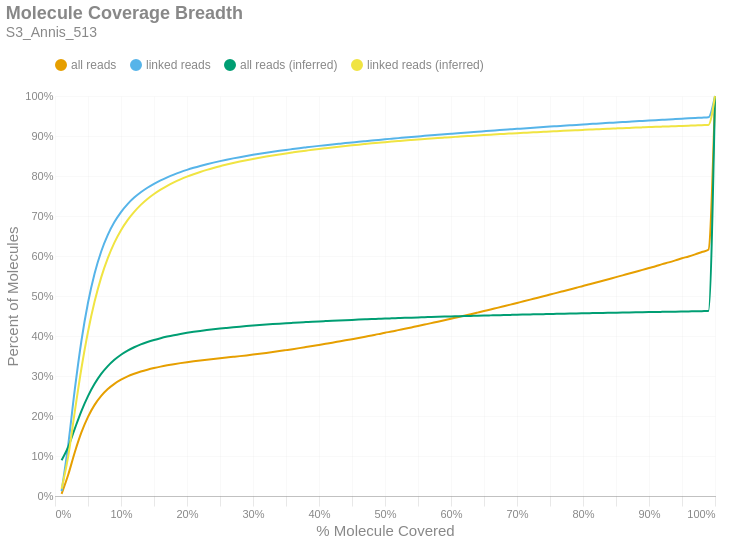

The cell this chart's notebook holds for it:
### Markdown cell above
### Molecule Read Coverage
This chart shows molecule coverage breadth as computed by the number of bases aligned to that molecule. In other words, "*how much of each unique long molecule is actually sequenced/aligned?*" Keep in mind there is a distinction between sequences and alignments, since some sequences belonging to a particular molecule may not align well and wouldn't appear in the alignment data. This chart also shows molecule coverage breadth as computed by the *inferred fragment* from which the aligned sequences originate. Unlike read coverage, this calculation takes into account the total insert size, including unsequenced gaps between the forward and reverse reads. Like the previous figures, these are cumulative percents.

### Code cell
if SKIPLR:
    print_html(f"Skipped")
else:
    binned_df = consolidated_hist(valids['coverage_bp'], mask, 0.01, True)
    binned_df_inf = consolidated_hist(valids['coverage_inserts'], mask, 0.01, True)
    binned_df = binned_df.with_columns(pl.lit(binned_df_inf['all reads (cumsum)']).alias('all reads (inferred)'))
    binned_df = binned_df.with_columns(pl.lit(binned_df_inf['linked reads (cumsum)']).alias('linked reads (inferred)'))
    binned_df = binned_df.with_columns(
        (pl.col('bin').cast(pl.Float64) + 0.01).alias('right_edge')
    )

    with SafeRender(binned_df):
        (
            density_plot(binned_df, 'Molecule Coverage Breadth', samplename, 'molcov', ['all reads (inferred)','linked reads (inferred)'])
            .encode(
                #x=alt.X('bin:Q', title="% Molecule Covered").axis(format = '%').scale(padding=0),
                x=alt.X('right_edge:Q', title="% Molecule Covered").axis(format='%').scale(padding=0),
                y=alt.Y('value:Q', title='Percent of Molecules')
                    .axis(format='%')
                    .stack(False)
                    .scale(domainMin=0, padding=0),
                color=alt.Color("key:N").scale(domain = ["all reads", "linked reads", "all reads (inferred)", "linked reads (inferred)"]),
                tooltip = [
                    alt.Tooltip("key:N", title = "Data Type"),
                    alt.Tooltip("range_label:N", title="% Molecule Covered"),
                    alt.Tooltip("value:Q", format = ".2%", title="% Molecules")
                ]
            )
        ).display()

### Figure 1 — Vega-Lite specification as saved in the notebook (floating-point values rounded to 4 significant figures)
{"width": "container", "height": 400, "config": {"title": {"anchor": "start", "dy": -15, "fontSize": 18, "color": "#888888", "subtitleColor": "#888888", "subtitleFontSize": 14}, "arc": {"fill": "#0072B2"}, "axis": {"domainColor": "#888888", "domainWidth": 0.5, "gridWidth": 0.2, "grid": false, "titleFontWeight": 400, "titleFontSize": 15, "labelFontSize": 11, "labelColor": "#888888", "tickColor": "#888888", "tickWidth": 0.2, "titleColor": "#888888"}, "axisBand": {"grid": false}, "axisX": {"grid": true, "tickSize": 10, "domainCap": "round"}, "axisY": {"domain": false, "grid": true, "tickSize": 0, "domainCap": "round"}, "background": "transparent", "header": {"labelFontSize": 15, "labelColor": "#888888", "titleFontSize": 15, "titleFontWeight": 600, "titleColor": "#888888"}, "legend": {"labelFont": "sans-serif", "labelFontSize": 12, "labelColor": "#888888", "symbolSize": 100, "symbolType": "circle", "titleFontSize": 12, "titlePadding": 10, "titleColor": "#888888", "title": null, "orient": "top"}, "range": {"category": ["#E69F00", "#56B4E9", "#009E73", "#F0E442", "#0072B2", "#D55E00", "#CC79A7", "#000000"], "diverging": ["#cfe8f3", "#a2d4ec", "#73bfe2", "#46abdb", "#1696d2", "#12719e"]}, "area": {"fill": "#0072B2", "fillOpacity": 0.7, "line": true, "strokeOpacity": 0.7}, "line": {"color": "#0072B2", "stroke": "#0072B2", "strokeWidth": 2}, "trail": {"color": "#0072B2", "stroke": "#0072B2", "strokeWidth": 0, "size": 1}, "point": {"filled": true, "fillOpacity": 1.0, "size": 95}, "text": {"color": "#888888", "fontSize": 11, "align": "right", "fontWeight": 400, "size": 11}, "bar": {"fill": "#0072B2", "stroke": null}, "view": {"stroke": null, "continuousWidth": 660, "continuousHeight": 400}}, "data": {"name": "data-8bcdd11812497ad817fc90a48b49cead"}, "mark": {"type": "line", "interpolate": "monotone", "point": {"opacity": 0, "size": 275}}, "encoding": {"color": {"field": "key", "scale": {"domain": ["all reads", "linked reads", "all reads (inferred)", "linked reads (inferred)"]}, "type": "nominal"}, "tooltip": [{"field": "key", "title": "Data Type", "type": "nominal"}, {"field": "range_label", "title": "% Molecule Covered", "type": "nominal"}, {"field": "value", "format": ".2%", "title": "% Molecules", "type": "quantitative"}], "x": {"axis": {"format": "%"}, "field": "right_edge", "scale": {"padding": 0}, "title": "% Molecule Covered", "type": "quantitative"}, "y": {"axis": {"format": "%"}, "field": "value", "scale": {"domainMin": 0, "padding": 0}, "stack": false, "title": "Percent of Molecules", "type": "quantitative"}}, "params": [{"name": "param_c36ac31b6afebe62", "select": {"type": "point", "fields": ["key"]}, "bind": "legend"}], "title": {"text": "Molecule Coverage Breadth", "subtitle": "S3_Annis_513"}, "transform": [{"fold": ["all reads (cumsum)", "linked reads (cumsum)", "all reads (inferred)", "linked reads (inferred)"]}, {"calculate": "replace(datum.key, ' (cumsum)', '')", "as": "key"}, {"filter": {"param": "param_c36ac31b6afebe62"}}], "usermeta": {"embedOptions": {"downloadFileName": "S3_Annis_513.molcov"}}, "$schema": "https://vega.github.io/schema/vega-lite/v6.1.0.json", "datasets": {"data-8bcdd11812497ad817fc90a48b49cead": [{"bin": "0.0", "interval": "0.0-0.01", "all reads": 0.005234, "linked reads": 0.01199, "all reads (cumsum)": 0.005234, "linked reads (cumsum)": 0.01199, "range_label": "0.0-0.01", "all reads (inferred)": 0.08919, "linked reads (inferred)": 0.01794, "right_edge": 0.01}, {"bin": "0.01", "interval": "0.01-0.02", "all reads": 0.04772, "linked reads": 0.116, "all reads (cumsum)": 0.05296, "linked reads (cumsum)": 0.1279, "range_label": "0.01-0.02", "all reads (inferred)": 0.1226, "linked reads (inferred)": 0.09892, "right_edge": 0.02}, {"bin": "0.02", "interval": "0.02-0.03", "all reads": 0.05653, "linked reads": 0.1384, "all reads (cumsum)": 0.1095, "linked reads (cumsum)": 0.2663, "range_label": "0.02-0.03", "all reads (inferred)": 0.1684, "linked reads (inferred)": 0.2109, "right_edge": 0.03}, {"bin": "0.03", "interval": "0.03-0.04", "all reads": 0.04942, "linked reads": 0.1211, "all reads (cumsum)": 0.1589, "linked reads (cumsum)": 0.3874, "range_label": "0.03-0.04", "all reads (inferred)": 0.2123, "linked reads (inferred)": 0.3187, "right_edge": 0.04}, {"bin": "0.04", "interval": "0.04-0.05", "all reads": 0.03901, "linked reads": 0.09557, "all reads (cumsum)": 0.1979, "linked reads (cumsum)": 0.483, "range_label": "0.04-0.05", "all reads (inferred)": 0.2497, "linked reads (inferred)": 0.4107, "right_edge": 0.05}, {"bin": "0.05", "interval": "0.05-0.06", "all reads": 0.02986, "linked reads": 0.07316, "all reads (cumsum)": 0.2278, "linked reads (cumsum)": 0.5562, "range_label": "0.05-0.06", "all reads (inferred)": 0.2804, "linked reads (inferred)": 0.486, "right_edge": 0.06}, {"bin": "0.06", "interval": "0.06-0.07", "all reads": 0.02251, "linked reads": 0.05508, "all reads (cumsum)": 0.2503, "linked reads (cumsum)": 0.6113, "range_label": "0.06-0.07", "all reads (inferred)": 0.3051, "linked reads (inferred)": 0.5466, "right_edge": 0.07}, {"bin": "0.07", "interval": "0.07-0.08", "all reads": 0.01703, "linked reads": 0.04163, "all reads (cumsum)": 0.2673, "linked reads (cumsum)": 0.6529, "range_label": "0.07-0.08", "all reads (inferred)": 0.3247, "linked reads (inferred)": 0.5947, "right_edge": 0.08}, {"bin": "0.08", "interval": "0.08-0.09", "all reads": 0.01309, "linked reads": 0.03194, "all reads (cumsum)": 0.2804, "linked reads (cumsum)": 0.6848, "range_label": "0.08-0.09", "all reads (inferred)": 0.3405, "linked reads (inferred)": 0.6335, "right_edge": 0.09}, {"bin": "0.09", "interval": "0.09-0.1", "all reads": 0.01028, "linked reads": 0.02505, "all reads (cumsum)": 0.2907, "linked reads (cumsum)": 0.7099, "range_label": "0.09-0.1", "all reads (inferred)": 0.3532, "linked reads (inferred)": 0.6646, "right_edge": 0.1}, {"bin": "0.1", "interval": "0.1-0.11", "all reads": 0.008176, "linked reads": 0.01989, "all reads (cumsum)": 0.2989, "linked reads (cumsum)": 0.7298, "range_label": "0.1-0.11", "all reads (inferred)": 0.3634, "linked reads (inferred)": 0.6898, "right_edge": 0.11}, {"bin": "0.11", "interval": "0.11-0.12", "all reads": 0.00667, "linked reads": 0.01618, "all reads (cumsum)": 0.3055, "linked reads (cumsum)": 0.746, "range_label": "0.11-0.12", "all reads (inferred)": 0.3719, "linked reads (inferred)": 0.7104, "right_edge": 0.12}, {"bin": "0.12", "interval": "0.12-0.13", "all reads": 0.005522, "linked reads": 0.01337, "all reads (cumsum)": 0.3111, "linked reads (cumsum)": 0.7593, "range_label": "0.12-0.13", "all reads (inferred)": 0.379, "linked reads (inferred)": 0.7278, "right_edge": 0.13}, {"bin": "0.13", "interval": "0.13-0.14", "all reads": 0.004684, "linked reads": 0.01132, "all reads (cumsum)": 0.3157, "linked reads (cumsum)": 0.7706, "range_label": "0.13-0.14", "all reads (inferred)": 0.385, "linked reads (inferred)": 0.7425, "right_edge": 0.14}, {"bin": "0.14", "interval": "0.14-0.15", "all reads": 0.004097, "linked reads": 0.009862, "all reads (cumsum)": 0.3198, "linked reads (cumsum)": 0.7805, "range_label": "0.14-0.15", "all reads (inferred)": 0.3901, "linked reads (inferred)": 0.7551, "right_edge": 0.15}, {"bin": "0.15", "interval": "0.15-0.16", "all reads": 0.003619, "linked reads": 0.008667, "all reads (cumsum)": 0.3235, "linked reads (cumsum)": 0.7892, "range_label": "0.15-0.16", "all reads (inferred)": 0.3946, "linked reads (inferred)": 0.766, "right_edge": 0.16}, {"bin": "0.16", "interval": "0.16-0.17", "all reads": 0.00318, "linked reads": 0.007554, "all reads (cumsum)": 0.3266, "linked reads (cumsum)": 0.7967, "range_label": "0.16-0.17", "all reads (inferred)": 0.3985, "linked reads (inferred)": 0.7756, "right_edge": 0.17}, {"bin": "0.17", "interval": "0.17-0.18", "all reads": 0.00292, "linked reads": 0.006875, "all reads (cumsum)": 0.3296, "linked reads (cumsum)": 0.8036, "range_label": "0.17-0.18", "all reads (inferred)": 0.402, "linked reads (inferred)": 0.784, "right_edge": 0.18}, {"bin": "0.18", "interval": "0.18-0.19", "all reads": 0.002638, "linked reads": 0.006142, "all reads (cumsum)": 0.3322, "linked reads (cumsum)": 0.8097, "range_label": "0.18-0.19", "all reads (inferred)": 0.4051, "linked reads (inferred)": 0.7915, "right_edge": 0.19}, {"bin": "0.19", "interval": "0.19-0.2", "all reads": 0.002433, "linked reads": 0.005595, "all reads (cumsum)": 0.3346, "linked reads (cumsum)": 0.8153, "range_label": "0.19-0.2", "all reads (inferred)": 0.4079, "linked reads (inferred)": 0.7984, "right_edge": 0.2}, {"bin": "0.2", "interval": "0.2-0.21", "all reads": 0.002225, "linked reads": 0.005081, "all reads (cumsum)": 0.3369, "linked reads (cumsum)": 0.8204, "range_label": "0.2-0.21", "all reads (inferred)": 0.4104, "linked reads (inferred)": 0.8045, "right_edge": 0.21}, {"bin": "0.21", "interval": "0.21-0.22", "all reads": 0.002083, "linked reads": 0.004679, "all reads (cumsum)": 0.3389, "linked reads (cumsum)": 0.8251, "range_label": "0.21-0.22", "all reads (inferred)": 0.4127, "linked reads (inferred)": 0.8101, "right_edge": 0.22}, {"bin": "0.22", "interval": "0.22-0.23", "all reads": 0.001948, "linked reads": 0.004285, "all reads (cumsum)": 0.3409, "linked reads (cumsum)": 0.8294, "range_label": "0.22-0.23", "all reads (inferred)": 0.4148, "linked reads (inferred)": 0.8152, "right_edge": 0.23}, {"bin": "0.23", "interval": "0.23-0.24", "all reads": 0.001877, "linked reads": 0.004079, "all reads (cumsum)": 0.3428, "linked reads (cumsum)": 0.8335, "range_label": "0.23-0.24", "all reads (inferred)": 0.4168, "linked reads (inferred)": 0.82, "right_edge": 0.24}, {"bin": "0.24", "interval": "0.24-0.25", "all reads": 0.001781, "linked reads": 0.003781, "all reads (cumsum)": 0.3445, "linked reads (cumsum)": 0.8372, "range_label": "0.24-0.25", "all reads (inferred)": 0.4186, "linked reads (inferred)": 0.8245, "right_edge": 0.25}, {"bin": "0.25", "interval": "0.25-0.26", "all reads": 0.001697, "linked reads": 0.00349, "all reads (cumsum)": 0.3462, "linked reads (cumsum)": 0.8407, "range_label": "0.25-0.26", "all reads (inferred)": 0.4203, "linked reads (inferred)": 0.8285, "right_edge": 0.26}, {"bin": "0.26", "interval": "0.26-0.27", "all reads": 0.001702, "linked reads": 0.003283, "all reads (cumsum)": 0.3479, "linked reads (cumsum)": 0.844, "range_label": "0.26-0.27", "all reads (inferred)": 0.4219, "linked reads (inferred)": 0.8324, "right_edge": 0.27}, {"bin": "0.27", "interval": "0.27-0.28", "all reads": 0.001735, "linked reads": 0.003064, "all reads (cumsum)": 0.3497, "linked reads (cumsum)": 0.8471, "range_label": "0.27-0.28", "all reads (inferred)": 0.4234, "linked reads (inferred)": 0.836, "right_edge": 0.28}, {"bin": "0.28", "interval": "0.28-0.29", "all reads": 0.001859, "linked reads": 0.002951, "all reads (cumsum)": 0.3515, "linked reads (cumsum)": 0.85, "range_label": "0.28-0.29", "all reads (inferred)": 0.4248, "linked reads (inferred)": 0.8394, "right_edge": 0.29}, {"bin": "0.29", "interval": "0.29-0.3", "all reads": 0.001975, "linked reads": 0.002829, "all reads (cumsum)": 0.3535, "linked reads (cumsum)": 0.8529, "range_label": "0.29-0.3", "all reads (inferred)": 0.4261, "linked reads (inferred)": 0.8427, "right_edge": 0.3}, {"bin": "0.3", "interval": "0.3-0.31", "all reads": 0.002054, "linked reads": 0.002695, "all reads (cumsum)": 0.3556, "linked reads (cumsum)": 0.8556, "range_label": "0.3-0.31", "all reads (inferred)": 0.4274, "linked reads (inferred)": 0.8457, "right_edge": 0.31}, {"bin": "0.31", "interval": "0.31-0.32", "all reads": 0.002169, "linked reads": 0.002552, "all reads (cumsum)": 0.3577, "linked reads (cumsum)": 0.8581, "range_label": "0.31-0.32", "all reads (inferred)": 0.4286, "linked reads (inferred)": 0.8486, "right_edge": 0.32}, {"bin": "0.32", "interval": "0.32-0.33", "all reads": 0.002253, "linked reads": 0.002451, "all reads (cumsum)": 0.36, "linked reads (cumsum)": 0.8606, "range_label": "0.32-0.33", "all reads (inferred)": 0.4297, "linked reads (inferred)": 0.8514, "right_edge": 0.33}, {"bin": "0.33", "interval": "0.33-0.34", "all reads": 0.002314, "linked reads": 0.002341, "all reads (cumsum)": 0.3623, "linked reads (cumsum)": 0.8629, "range_label": "0.33-0.34", "all reads (inferred)": 0.4308, "linked reads (inferred)": 0.854, "right_edge": 0.34}, {"bin": "0.34", "interval": "0.34-0.35", "all reads": 0.002404, "linked reads": 0.002273, "all reads (cumsum)": 0.3647, "linked reads (cumsum)": 0.8652, "range_label": "0.34-0.35", "all reads (inferred)": 0.4319, "linked reads (inferred)": 0.8565, "right_edge": 0.35}, {"bin": "0.35", "interval": "0.35-0.36", "all reads": 0.002433, "linked reads": 0.002133, "all reads (cumsum)": 0.3671, "linked reads (cumsum)": 0.8673, "range_label": "0.35-0.36", "all reads (inferred)": 0.4328, "linked reads (inferred)": 0.8589, "right_edge": 0.36}, {"bin": "0.36", "interval": "0.36-0.37", "all reads": 0.00255, "linked reads": 0.002142, "all reads (cumsum)": 0.3697, "linked reads (cumsum)": 0.8694, "range_label": "0.36-0.37", "all reads (inferred)": 0.4338, "linked reads (inferred)": 0.8612, "right_edge": 0.37}, {"bin": "0.37", "interval": "0.37-0.38", "all reads": 0.002615, "linked reads": 0.002005, "all reads (cumsum)": 0.3723, "linked reads (cumsum)": 0.8715, "range_label": "0.37-0.38", "all reads (inferred)": 0.4347, "linked reads (inferred)": 0.8633, "right_edge": 0.38}, {"bin": "0.38", "interval": "0.38-0.39", "all reads": 0.00264, "linked reads": 0.001972, "all reads (cumsum)": 0.3749, "linked reads (cumsum)": 0.8734, "range_label": "0.38-0.39", "all reads (inferred)": 0.4356, "linked reads (inferred)": 0.8655, "right_edge": 0.39}, {"bin": "0.39", "interval": "0.39-0.4", "all reads": 0.002769, "linked reads": 0.00189, "all reads (cumsum)": 0.3777, "linked reads (cumsum)": 0.8753, "range_label": "0.39-0.4", "all reads (inferred)": 0.4364, "linked reads (inferred)": 0.8675, "right_edge": 0.4}, {"bin": "0.4", "interval": "0.4-0.41", "all reads": 0.00278, "linked reads": 0.0018, "all reads (cumsum)": 0.3805, "linked reads (cumsum)": 0.8771, "range_label": "0.4-0.41", "all reads (inferred)": 0.4372, "linked reads (inferred)": 0.8695, "right_edge": 0.41}, {"bin": "0.41", "interval": "0.41-0.42", "all reads": 0.002787, "linked reads": 0.001736, "all reads (cumsum)": 0.3833, "linked reads (cumsum)": 0.8788, "range_label": "0.41-0.42", "all reads (inferred)": 0.438, "linked reads (inferred)": 0.8714, "right_edge": 0.42}, {"bin": "0.42", "interval": "0.42-0.43", "all reads": 0.002912, "linked reads": 0.001703, "all reads (cumsum)": 0.3862, "linked reads (cumsum)": 0.8806, "range_label": "0.42-0.43", "all reads (inferred)": 0.4388, "linked reads (inferred)": 0.8732, "right_edge": 0.43}, {"bin": "0.43", "interval": "0.43-0.44", "all reads": 0.002931, "linked reads": 0.001689, "all reads (cumsum)": 0.3891, "linked reads (cumsum)": 0.8822, "range_label": "0.43-0.44", "all reads (inferred)": 0.4396, "linked reads (inferred)": 0.875, "right_edge": 0.44}, {"bin": "0.44", "interval": "0.44-0.45", "all reads": 0.003013, "linked reads": 0.001631, "all reads (cumsum)": 0.3921, "linked reads (cumsum)": 0.8839, "range_label": "0.44-0.45", "all reads (inferred)": 0.4403, "linked reads (inferred)": 0.8767, "right_edge": 0.45}, {"bin": "0.45", "interval": "0.45-0.46", "all reads": 0.003069, "linked reads": 0.001662, "all reads (cumsum)": 0.3952, "linked reads (cumsum)": 0.8855, "range_label": "0.45-0.46", "all reads (inferred)": 0.441, "linked reads (inferred)": 0.8784, "right_edge": 0.46}, {"bin": "0.46", "interval": "0.46-0.47", "all reads": 0.003122, "linked reads": 0.001593, "all reads (cumsum)": 0.3983, "linked reads (cumsum)": 0.8871, "range_label": "0.46-0.47", "all reads (inferred)": 0.4417, "linked reads (inferred)": 0.88, "right_edge": 0.47}, {"bin": "0.47", "interval": "0.47-0.48", "all reads": 0.003186, "linked reads": 0.001574, "all reads (cumsum)": 0.4015, "linked reads (cumsum)": 0.8887, "range_label": "0.47-0.48", "all reads (inferred)": 0.4423, "linked reads (inferred)": 0.8816, "right_edge": 0.48}, {"bin": "0.48", "interval": "0.48-0.49", "all reads": 0.003126, "linked reads": 0.001558, "all reads (cumsum)": 0.4046, "linked reads (cumsum)": 0.8903, "range_label": "0.48-0.49", "all reads (inferred)": 0.443, "linked reads (inferred)": 0.8831, "right_edge": 0.49}, {"bin": "0.49", "interval": "0.49-0.5", "all reads": 0.003472, "linked reads": 0.001593, "all reads (cumsum)": 0.4081, "linked reads (cumsum)": 0.8919, "range_label": "0.49-0.5", "all reads (inferred)": 0.4436, "linked reads (inferred)": 0.8847, "right_edge": 0.5}, {"bin": "0.5", "interval": "0.5-0.51", "all reads": 0.0031, "linked reads": 0.001424, "all reads (cumsum)": 0.4112, "linked reads (cumsum)": 0.8933, "range_label": "0.5-0.51", "all reads (inferred)": 0.4442, "linked reads (inferred)": 0.886, "right_edge": 0.51}, {"bin": "0.51", "interval": "0.51-0.52", "all reads": 0.003441, "linked reads": 0.001421, "all reads (cumsum)": 0.4147, "linked reads (cumsum)": 0.8947, "range_label": "0.51-0.52", "all reads (inferred)": 0.4448, "linked reads (inferred)": 0.8874, "right_edge": 0.52}, {"bin": "0.52", "interval": "0.52-0.53", "all reads": 0.003361, "linked reads": 0.001478, "all reads (cumsum)": 0.418, "linked reads (cumsum)": 0.8962, "range_label": "0.52-0.53", "all reads (inferred)": 0.4454, "linked reads (inferred)": 0.8888, "right_edge": 0.53}, {"bin": "0.53", "interval": "0.53-0.54", "all reads": 0.003487, "linked reads": 0.001421, "all reads (cumsum)": 0.4215, "linked reads (cumsum)": 0.8976, "range_label": "0.53-0.54", "all reads (inferred)": 0.4459, "linked reads (inferred)": 0.89, "right_edge": 0.54}, {"bin": "0.54", "interval": "0.54-0.55", "all reads": 0.003446, "linked reads": 0.001372, "all reads (cumsum)": 0.4249, "linked reads (cumsum)": 0.899, "range_label": "0.54-0.55", "all reads (inferred)": 0.4464, "linked reads (inferred)": 0.8913, "right_edge": 0.55}, {"bin": "0.55", "interval": "0.55-0.56", "all reads": 0.00361, "linked reads": 0.001417, "all reads (cumsum)": 0.4286, "linked reads (cumsum)": 0.9004, "range_label": "0.55-0.56", "all reads (inferred)": 0.4469, "linked reads (inferred)": 0.8925, "right_edge": 0.56}, {"bin": "0.56", "interval": "0.56-0.57", "all reads": 0.003608, "linked reads": 0.001331, "all reads (cumsum)": 0.4322, "linked reads (cumsum)": 0.9017, "range_label": "0.56-0.57", "all reads (inferred)": 0.4475, "linked reads (inferred)": 0.8937, "right_edge": 0.57}, {"bin": "0.57", "interval": "0.57-0.58", "all reads": 0.003581, "linked reads": 0.001289, "all reads (cumsum)": 0.4357, "linked reads (cumsum)": 0.903, "range_label": "0.57-0.58", "all reads (inferred)": 0.448, "linked reads (inferred)": 0.8949, "right_edge": 0.58}, {"bin": "0.58", "interval": "0.58-0.59", "all reads": 0.003693, "linked reads": 0.001315, "all reads (cumsum)": 0.4394, "linked reads (cumsum)": 0.9043, "range_label": "0.58-0.59", "all reads (inferred)": 0.4484, "linked reads (inferred)": 0.896, "right_edge": 0.59}, {"bin": "0.59", "interval": "0.59-0.6", "all reads": 0.003753, "linked reads": 0.001304, "all reads (cumsum)": 0.4432, "linked reads (cumsum)": 0.9056, "range_label": "0.59-0.6", "all reads (inferred)": 0.4489, "linked reads (inferred)": 0.8971, "right_edge": 0.6}, {"bin": "0.6", "interval": "0.6-0.61", "all reads": 0.00367, "linked reads": 0.001296, "all reads (cumsum)": 0.4469, "linked reads (cumsum)": 0.9069, "range_label": "0.6-0.61", "all reads (inferred)": 0.4494, "linked reads (inferred)": 0.8982, "right_edge": 0.61}, {"bin": "0.61", "interval": "0.61-0.62", "all reads": 0.003846, "linked reads": 0.001264, "all reads (cumsum)": 0.4507, "linked reads (cumsum)": 0.9082, "range_label": "0.61-0.62", "all reads (inferred)": 0.4498, "linked reads (inferred)": 0.8993, "right_edge": 0.62}, {"bin": "0.62", "interval": "0.62-0.63", "all reads": 0.003796, "linked reads": 0.001228, "all reads (cumsum)": 0.4545, "linked reads (cumsum)": 0.9094, "range_label": "0.62-0.63", "all reads (inferred)": 0.4503, "linked reads (inferred)": 0.9003, "right_edge": 0.63}, {"bin": "0.63", "interval": "0.63-0.64", "all reads": 0.003874, "linked reads": 0.001253, "all reads (cumsum)": 0.4584, "linked reads (cumsum)": 0.9107, "range_label": "0.63-0.64", "all reads (inferred)": 0.4507, "linked reads (inferred)": 0.9013, "right_edge": 0.64}, {"bin": "0.64", "interval": "0.64-0.65", "all reads": 0.003909, "linked reads": 0.001224, "all reads (cumsum)": 0.4623, "linked reads (cumsum)": 0.9119, "range_label": "0.64-0.65", "all reads (inferred)": 0.4511, "linked reads (inferred)": 0.9023, "right_edge": 0.65}, {"bin": "0.65", "interval": "0.65-0.66", "all reads": 0.004098, "linked reads": 0.001225, "all reads (cumsum)": 0.4664, "linked reads (cumsum)": 0.9131, "range_label": "0.65-0.66", "all reads (inferred)": 0.4516, "linked reads (inferred)": 0.9033, "right_edge": 0.66}, {"bin": "0.66", "interval": "0.66-0.67", "all reads": 0.003977, "linked reads": 0.001182, "all reads (cumsum)": 0.4704, "linked reads (cumsum)": 0.9143, "range_label": "0.66-0.67", "all reads (inferred)": 0.452, "linked reads (inferred)": 0.9042, "right_edge": 0.67}, {"bin": "0.67", "interval": "0.67-0.68", "all reads": 0.004025, "linked reads": 0.001185, "all reads (cumsum)": 0.4744, "linked reads (cumsum)": 0.9155, "range_label": "0.67-0.68", "all reads (inferred)": 0.4524, "linked reads (inferred)": 0.9052, "right_edge": 0.68}, {"bin": "0.68", "interval": "0.68-0.69", "all reads": 0.004042, "linked reads": 0.001167, "all reads (cumsum)": 0.4784, "linked reads (cumsum)": 0.9166, "range_label": "0.68-0.69", "all reads (inferred)": 0.4528, "linked reads (inferred)": 0.9062, "right_edge": 0.69}, {"bin": "0.69", "interval": "0.69-0.7", "all reads": 0.004197, "linked reads": 0.001176, "all reads (cumsum)": 0.4826, "linked reads (cumsum)": 0.9178, "range_label": "0.69-0.7", "all reads (inferred)": 0.4532, "linked reads (inferred)": 0.9071, "right_edge": 0.7}, {"bin": "0.7", "interval": "0.7-0.71", "all reads": 0.004109, "linked reads": 0.001208, "all reads (cumsum)": 0.4867, "linked reads (cumsum)": 0.919, "range_label": "0.7-0.71", "all reads (inferred)": 0.4536, "linked reads (inferred)": 0.908, "right_edge": 0.71}, {"bin": "0.71", "interval": "0.71-0.72", "all reads": 0.004186, "linked reads": 0.00117, "all reads (cumsum)": 0.4909, "linked reads (cumsum)": 0.9202, "range_label": "0.71-0.72", "all reads (inferred)": 0.4539, "linked reads (inferred)": 0.9088, "right_edge": 0.72}, {"bin": "0.72", "interval": "0.72-0.73", "all reads": 0.004254, "linked reads": 0.001127, "all reads (cumsum)": 0.4952, "linked reads (cumsum)": 0.9213, "range_label": "0.72-0.73", "all reads (inferred)": 0.4543, "linked reads (inferred)": 0.9097, "right_edge": 0.73}, {"bin": "0.73", "interval": "0.73-0.74", "all reads": 0.004181, "linked reads": 0.001109, "all reads (cumsum)": 0.4994, "linked reads (cumsum)": 0.9224, "range_label": "0.73-0.74", "all reads (inferred)": 0.4547, "linked reads (inferred)": 0.9105, "right_edge": 0.74}, {"bin": "0.74", "interval": "0.74-0.75", "all reads": 0.004367, "linked reads": 0.001087, "all reads (cumsum)": 0.5037, "linked reads (cumsum)": 0.9235, "range_label": "0.74-0.75", "all reads (inferred)": 0.455, "linked reads (inferred)": 0.9113, "right_edge": 0.75}, {"bin": "0.75", "interval": "0.75-0.76", "all reads": 0.004118, "linked reads": 0.001047, "all reads (cumsum)": 0.5078, "linked reads (cumsum)": 0.9246, "range_label": "0.75-0.76", "all reads (inferred)": 0.4554, "linked reads (inferred)": 0.9121, "right_edge": 0.76}, {"bin": "0.76", "interval": "0.76-0.77", "all reads": 0.004245, "linked reads": 0.001052, "all reads (cumsum)": 0.5121, "linked reads (cumsum)": 0.9256, "range_label": "0.76-0.77", "all reads (inferred)": 0.4557, "linked reads (inferred)": 0.913, "right_edge": 0.77}, {"bin": "0.77", "interval": "0.77-0.78", "all reads": 0.004275, "linked reads": 0.001045, "all reads (cumsum)": 0.5164, "linked reads (cumsum)": 0.9267, "range_label": "0.77-0.78", "all reads (inferred)": 0.4561, "linked reads (inferred)": 0.9138, "right_edge": 0.78}, {"bin": "0.78", "interval": "0.78-0.79", "all reads": 0.004293, "linked reads": 0.001046, "all reads (cumsum)": 0.5207, "linked reads (cumsum)": 0.9277, "range_label": "0.78-0.79", "all reads (inferred)": 0.4564, "linked reads (inferred)": 0.9145, "right_edge": 0.79}, {"bin": "0.79", "interval": "0.79-0.8", "all reads": 0.004535, "linked reads": 0.00111, "all reads (cumsum)": 0.5252, "linked reads (cumsum)": 0.9288, "range_label": "0.79-0.8", "all reads (inferred)": 0.4567, "linked reads (inferred)": 0.9153, "right_edge": 0.8}, {"bin": "0.8", "interval": "0.8-0.81", "all reads": 0.00421, "linked reads": 0.001004, "all reads (cumsum)": 0.5294, "linked reads (cumsum)": 0.9298, "range_label": "0.8-0.81", "all reads (inferred)": 0.4571, "linked reads (inferred)": 0.916, "right_edge": 0.81}, {"bin": "0.81", "interval": "0.81-0.82", "all reads": 0.004383, "linked reads": 0.001018, "all reads (cumsum)": 0.5338, "linked reads (cumsum)": 0.9308, "range_label": "0.81-0.82", "all reads (inferred)": 0.4574, "linked reads (inferred)": 0.9168, "right_edge": 0.82}, {"bin": "0.82", "interval": "0.82-0.83", "all reads": 0.004478, "linked reads": 0.001003, "all reads (cumsum)": 0.5383, "linked reads (cumsum)": 0.9318, "range_label": "0.82-0.83", "all reads (inferred)": 0.4577, "linked reads (inferred)": 0.9175, "right_edge": 0.83}, {"bin": "0.83", "interval": "0.83-0.84", "all reads": 0.004448, "linked reads": 0.001019, "all reads (cumsum)": 0.5427, "linked reads (cumsum)": 0.9329, "range_label": "0.83-0.84", "all reads (inferred)": 0.458, "linked reads (inferred)": 0.9182, "right_edge": 0.84}, {"bin": "0.84", "interval": "0.84-0.85", "all reads": 0.004401, "linked reads": 0.0009673, "all reads (cumsum)": 0.5471, "linked reads (cumsum)": 0.9338, "range_label": "0.84-0.85", "all reads (inferred)": 0.4583, "linked reads (inferred)": 0.9189, "right_edge": 0.85}, {"bin": "0.85", "interval": "0.85-0.86", "all reads": 0.004536, "linked reads": 0.000987, "all reads (cumsum)": 0.5516, "linked reads (cumsum)": 0.9348, "range_label": "0.85-0.86", "all reads (inferred)": 0.4587, "linked reads (inferred)": 0.9196, "right_edge": 0.86}, {"bin": "0.86", "interval": "0.86-0.87", "all reads": 0.004466, "linked reads": 0.0009757, "all reads (cumsum)": 0.5561, "linked reads (cumsum)": 0.9358, "range_label": "0.86-0.87", "all reads (inferred)": 0.4589, "linked reads (inferred)": 0.9203, "right_edge": 0.87}, {"bin": "0.87", "interval": "0.87-0.88", "all reads": 0.004626, "linked reads": 0.0009958, "all reads (cumsum)": 0.5607, "linked reads (cumsum)": 0.9368, "range_label": "0.87-0.88", "all reads (inferred)": 0.4592, "linked reads (inferred)": 0.921, "right_edge": 0.88}, {"bin": "0.88", "interval": "0.88-0.89", "all reads": 0.004564, "linked reads": 0.0009344, "all reads (cumsum)": 0.5653, "linked reads (cumsum)": 0.9377, "range_label": "0.88-0.89", "all reads (inferred)": 0.4595, "linked reads (inferred)": 0.9216, "right_edge": 0.89}, {"bin": "0.89", "interval": "0.89-0.9", "all reads": 0.004762, "linked reads": 0.0009742, "all reads (cumsum)": 0.5701, "linked reads (cumsum)": 0.9387, "range_label": "0.89-0.9", "all reads (inferred)": 0.4598, "linked reads (inferred)": 0.9222, "right_edge": 0.9}, {"bin": "0.9", "interval": "0.9-0.91", "all reads": 0.004514, "linked reads": 0.0009373, "all reads (cumsum)": 0.5746, "linked reads (cumsum)": 0.9396, "range_label": "0.9-0.91", "all reads (inferred)": 0.4601, "linked reads (inferred)": 0.9228, "right_edge": 0.91}, {"bin": "0.91", "interval": "0.91-0.92", "all reads": 0.005037, "linked reads": 0.0009275, "all reads (cumsum)": 0.5796, "linked reads (cumsum)": 0.9406, "range_label": "0.91-0.92", "all reads (inferred)": 0.4604, "linked reads (inferred)": 0.9235, "right_edge": 0.92}, {"bin": "0.92", "interval": "0.92-0.93", "all reads": 0.004442, "linked reads": 0.0009398, "all reads (cumsum)": 0.5841, "linked reads (cumsum)": 0.9415, "range_label": "0.92-0.93", "all reads (inferred)": 0.4606, "linked reads (inferred)": 0.9241, "right_edge": 0.93}, {"bin": "0.93", "interval": "0.93-0.94", "all reads": 0.004952, "linked reads": 0.0008912, "all reads (cumsum)": 0.589, "linked reads (cumsum)": 0.9424, "range_label": "0.93-0.94", "all reads (inferred)": 0.4609, "linked reads (inferred)": 0.9247, "right_edge": 0.94}, {"bin": "0.94", "interval": "0.94-0.95", "all reads": 0.005249, "linked reads": 0.0008975, "all reads (cumsum)": 0.5943, "linked reads (cumsum)": 0.9433, "range_label": "0.94-0.95", "all reads (inferred)": 0.4612, "linked reads (inferred)": 0.9253, "right_edge": 0.95}, {"bin": "0.95", "interval": "0.95-0.96", "all reads": 0.004543, "linked reads": 0.0009221, "all reads (cumsum)": 0.5988, "linked reads (cumsum)": 0.9442, "range_label": "0.95-0.96", "all reads (inferred)": 0.4615, "linked reads (inferred)": 0.9259, "right_edge": 0.96}, {"bin": "0.96", "interval": "0.96-0.97", "all reads": 0.005335, "linked reads": 0.0008622, "all reads (cumsum)": 0.6041, "linked reads (cumsum)": 0.9451, "range_label": "0.96-0.97", "all reads (inferred)": 0.4618, "linked reads (inferred)": 0.9265, "right_edge": 0.97}, {"bin": "0.97", "interval": "0.97-0.98", "all reads": 0.005792, "linked reads": 0.0008175, "all reads (cumsum)": 0.6099, "linked reads (cumsum)": 0.9459, "range_label": "0.97-0.98", "all reads (inferred)": 0.4621, "linked reads (inferred)": 0.9271, "right_edge": 0.98}, {"bin": "0.98", "interval": "0.98-0.99", "all reads": 0.005628, "linked reads": 0.0009064, "all reads (cumsum)": 0.6156, "linked reads (cumsum)": 0.9468, "range_label": "0.98-0.99", "all reads (inferred)": 0.4625, "linked reads (inferred)": 0.9276, "right_edge": 0.99}, {"bin": "0.99", "interval": "0.99-1.0", "all reads": 0.3844, "linked reads": 0.0532, "all reads (cumsum)": 1.0, "linked reads (cumsum)": 1.0, "range_label": "0.99-1.0", "all reads (inferred)": 1.0, "linked reads (inferred)": 1.0, "right_edge": 1.0}]}}
